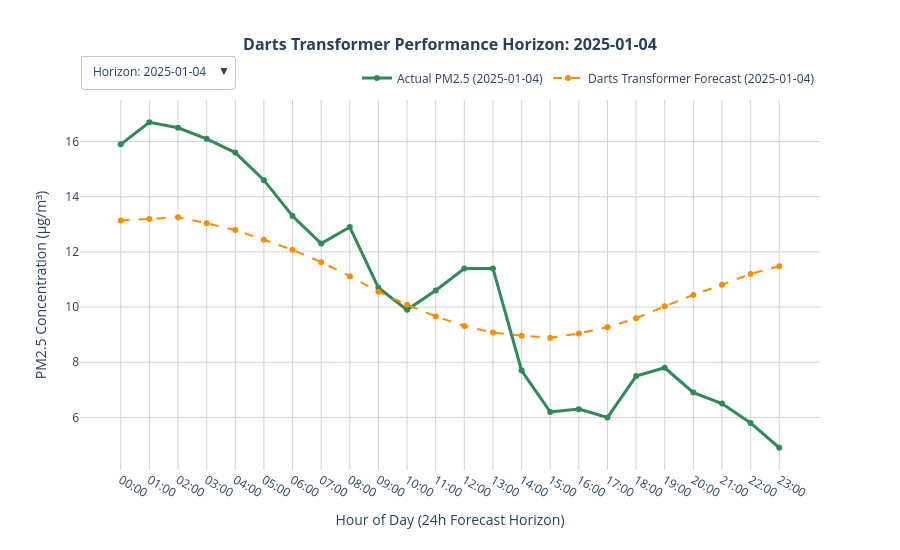

The code cell stored with this chart in its notebook:
### Code cell
import plotly.graph_objects as go

sample_indices = [0, 50, 100, 150, 200, 250, 300, 350, 400, 450, 500, 550, 600]
num_samples = len(sample_indices)

fig_darts = go.Figure()
buttons_darts = []

for idx, sample_idx in enumerate(sample_indices):
    # FIXED: Extract the single TimeSeries chunk directly from the list instead of sub-slicing
    target_chunk = true_targets[sample_idx]
    forecast_chunk = true_forecasts[sample_idx]
    
    # Extract univariate numpy arrays out of the single TimeSeries object
    true_actual_darts = target_chunk.univariate_values()
    true_pred_darts = forecast_chunk.univariate_values()
    
    # Extract the timestamps from the chunk
    window_timestamps_darts = target_chunk.time_index
    time_labels_darts = [str(t).split()[1][:5] for t in window_timestamps_darts]
    date_str_darts = str(window_timestamps_darts[0]).split()[0]
    
    fig_darts.add_trace(go.Scatter(
        x=time_labels_darts, y=true_actual_darts, mode='lines+markers',
        name=f'Actual PM2.5 ({date_str_darts})', line=dict(color='seagreen', width=3),
        visible=(idx == 0)
    ))
    fig_darts.add_trace(go.Scatter(
        x=time_labels_darts, y=true_pred_darts, mode='lines+markers',
        name=f'Darts Transformer Forecast ({date_str_darts})', line=dict(color='darkorange', width=2, dash='dash'),
        visible=(idx == 0)
    ))
    
    visibility_mask_darts = [False] * (num_samples * 2)
    visibility_mask_darts[idx * 2] = True
    visibility_mask_darts[idx * 2 + 1] = True
    
    buttons_darts.append(dict(
        label=f"Horizon: {date_str_darts}", method="update",
        args=[{"visible": visibility_mask_darts}, {"title": f"<b>Darts Transformer Performance Horizon: {date_str_darts}</b>"}]
    ))

# FIXED: Extract the date string safely from the first time series element in the list
initial_date_darts = str(true_targets[0].time_index[0]).split()[0]

fig_darts.update_layout(
    title=dict(text=f'<b>Darts Transformer Performance Horizon: {initial_date_darts}</b>', x=0.5, font=dict(size=16)),
    updatemenus=[dict(buttons=buttons_darts, direction="down", pad={"r": 10, "t": 10}, showactive=True, x=0.0, xanchor="left", y=1.15, yanchor="top")],
    xaxis=dict(title='Hour of Day (24h Forecast Horizon)', showgrid=True, gridcolor='lightgray'),
    yaxis=dict(title='PM2.5 Concentration (μg/m³)', showgrid=True, gridcolor='lightgray'),
    template='plotly_white', hovermode='x unified', height=550, width=900,
    legend=dict(orientation="h", yanchor="bottom", y=1.02, xanchor="right", x=1)
)

fig_darts.show()

### Figure 1 — Plotly figure (JSON) as saved in the notebook; plotly's stock layout.template omitted (floating-point values rounded to 4 significant figures)
{"data": [{"line": {"color": "seagreen", "width": 3}, "mode": "lines+markers", "name": "Actual PM2.5 (2025-01-04)", "type": "scatter", "visible": true, "x": ["00:00", "01:00", "02:00", "03:00", "04:00", "05:00", "06:00", "07:00", "08:00", "09:00", "10:00", "11:00", "12:00", "13:00", "14:00", "15:00", "16:00", "17:00", "18:00", "19:00", "20:00", "21:00", "22:00", "23:00"], "y": [15.9, 16.7, 16.5, 16.1, 15.6, 14.6, 13.3, 12.3, 12.9, 10.7, 9.9, 10.6, 11.4, 11.4, 7.7, 6.2, 6.3, 6.0, 7.5, 7.8, 6.9, 6.5, 5.8, 4.9]}, {"line": {"color": "darkorange", "dash": "dash", "width": 2}, "mode": "lines+markers", "name": "Darts Transformer Forecast (2025-01-04)", "type": "scatter", "visible": true, "x": ["00:00", "01:00", "02:00", "03:00", "04:00", "05:00", "06:00", "07:00", "08:00", "09:00", "10:00", "11:00", "12:00", "13:00", "14:00", "15:00", "16:00", "17:00", "18:00", "19:00", "20:00", "21:00", "22:00", "23:00"], "y": [13.14, 13.19, 13.26, 13.04, 12.79, 12.44, 12.08, 11.63, 11.12, 10.55, 10.08, 9.662, 9.31, 9.076, 8.962, 8.886, 9.045, 9.265, 9.595, 10.03, 10.44, 10.81, 11.2, 11.48]}, {"line": {"color": "seagreen", "width": 3}, "mode": "lines+markers", "name": "Actual PM2.5 (2025-01-06)", "type": "scatter", "visible": false, "x": ["02:00", "03:00", "04:00", "05:00", "06:00", "07:00", "08:00", "09:00", "10:00", "11:00", "12:00", "13:00", "14:00", "15:00", "16:00", "17:00", "18:00", "19:00", "20:00", "21:00", "22:00", "23:00", "00:00", "01:00"], "y": [3.1, 2.8, 1.7, 1.2, 1.1, 1.1, 1.1, 1.3, 1.6, 1.8, 1.8, 2.3, 2.3, 2.1, 2.1, 2.2, 2.9, 3.4, 3.5, 3.3, 3.0, 2.7, 2.4, 2.3]}, {"line": {"color": "darkorange", "dash": "dash", "width": 2}, "mode": "lines+markers", "name": "Darts Transformer Forecast (2025-01-06)", "type": "scatter", "visible": false, "x": ["02:00", "03:00", "04:00", "05:00", "06:00", "07:00", "08:00", "09:00", "10:00", "11:00", "12:00", "13:00", "14:00", "15:00", "16:00", "17:00", "18:00", "19:00", "20:00", "21:00", "22:00", "23:00", "00:00", "01:00"], "y": [3.58, 3.554, 3.479, 3.423, 3.392, 3.36, 3.327, 3.263, 3.164, 3.157, 3.13, 3.171, 3.296, 3.458, 3.634, 3.85, 4.054, 4.277, 4.524, 4.696, 4.784, 4.908, 5.14, 5.214]}, {"line": {"color": "seagreen", "width": 3}, "mode": "lines+markers", "name": "Actual PM2.5 (2025-01-08)", "type": "scatter", "visible": false, "x": ["04:00", "05:00", "06:00", "07:00", "08:00", "09:00", "10:00", "11:00", "12:00", "13:00", "14:00", "15:00", "16:00", "17:00", "18:00", "19:00", "20:00", "21:00", "22:00", "23:00", "00:00", "01:00", "02:00", "03:00"], "y": [6.0, 6.3, 6.2, 6.9, 8.5, 10.0, 9.9, 9.3, 7.7, 6.8, 6.8, 7.1, 8.1, 9.5, 11.0, 12.6, 13.3, 12.9, 13.6, 13.8, 13.5, 12.8, 14.0, 14.5]}, {"line": {"color": "darkorange", "dash": "dash", "width": 2}, "mode": "lines+markers", "name": "Darts Transformer Forecast (2025-01-08)", "type": "scatter", "visible": false, "x": ["04:00", "05:00", "06:00", "07:00", "08:00", "09:00", "10:00", "11:00", "12:00", "13:00", "14:00", "15:00", "16:00", "17:00", "18:00", "19:00", "20:00", "21:00", "22:00", "23:00", "00:00", "01:00", "02:00", "03:00"], "y": [5.418, 5.317, 5.182, 5.042, 4.922, 4.813, 4.723, 4.617, 4.502, 4.458, 4.434, 4.467, 4.59, 4.766, 4.953, 5.18, 5.428, 5.674, 5.929, 6.125, 6.241, 6.356, 6.546, 6.575]}, {"line": {"color": "seagreen", "width": 3}, "mode": "lines+markers", "name": "Actual PM2.5 (2025-01-10)", "type": "scatter", "visible": false, "x": ["06:00", "07:00", "08:00", "09:00", "10:00", "11:00", "12:00", "13:00", "14:00", "15:00", "16:00", "17:00", "18:00", "19:00", "20:00", "21:00", "22:00", "23:00", "00:00", "01:00", "02:00", "03:00", "04:00", "05:00"], "y": [12.1, 11.3, 10.4, 10.9, 11.2, 11.1, 11.3, 12.0, 12.3, 12.0, 11.5, 12.3, 14.2, 15.3, 19.2, 21.7, 22.1, 23.7, 22.8, 21.3, 21.5, 19.8, 18.8, 18.3]}, {"line": {"color": "darkorange", "dash": "dash", "width": 2}, "mode": "lines+markers", "name": "Darts Transformer Forecast (2025-01-10)", "type": "scatter", "visible": false, "x": ["06:00", "07:00", "08:00", "09:00", "10:00", "11:00", "12:00", "13:00", "14:00", "15:00", "16:00", "17:00", "18:00", "19:00", "20:00", "21:00", "22:00", "23:00", "00:00", "01:00", "02:00", "03:00", "04:00", "05:00"], "y": [11.06, 10.72, 10.42, 10.09, 9.779, 9.546, 9.42, 9.309, 9.269, 9.21, 9.279, 9.345, 9.501, 9.721, 9.915, 10.1, 10.4, 10.61, 10.76, 10.9, 10.97, 10.94, 10.87, 10.68]}, {"line": {"color": "seagreen", "width": 3}, "mode": "lines+markers", "name": "Actual PM2.5 (2025-01-12)", "type": "scatter", "visible": false, "x": ["08:00", "09:00", "10:00", "11:00", "12:00", "13:00", "14:00", "15:00", "16:00", "17:00", "18:00", "19:00", "20:00", "21:00", "22:00", "23:00", "00:00", "01:00", "02:00", "03:00", "04:00", "05:00", "06:00", "07:00"], "y": [16.1, 15.0, 13.3, 10.2, 9.1, 8.7, 7.6, 6.8, 6.9, 7.3, 7.8, 7.9, 8.3, 8.5, 8.1, 7.3, 6.7, 5.9, 6.0, 5.8, 5.8, 6.1, 6.3, 6.0]}, {"line": {"color": "darkorange", "dash": "dash", "width": 2}, "mode": "lines+markers", "name": "Darts Transformer Forecast (2025-01-12)", "type": "scatter", "visible": false, "x": ["08:00", "09:00", "10:00", "11:00", "12:00", "13:00", "14:00", "15:00", "16:00", "17:00", "18:00", "19:00", "20:00", "21:00", "22:00", "23:00", "00:00", "01:00", "02:00", "03:00", "04:00", "05:00", "06:00", "07:00"], "y": [15.76, 15.21, 14.8, 14.39, 14.03, 13.86, 13.91, 13.98, 14.19, 14.28, 14.57, 14.76, 15.01, 15.28, 15.45, 15.51, 15.73, 15.75, 15.62, 15.51, 15.34, 14.97, 14.51, 13.97]}, {"line": {"color": "seagreen", "width": 3}, "mode": "lines+markers", "name": "Actual PM2.5 (2025-01-14)", "type": "scatter", "visible": false, "x": ["10:00", "11:00", "12:00", "13:00", "14:00", "15:00", "16:00", "17:00", "18:00", "19:00", "20:00", "21:00", "22:00", "23:00", "00:00", "01:00", "02:00", "03:00", "04:00", "05:00", "06:00", "07:00", "08:00", "09:00"], "y": [9.8, 9.3, 8.2, 7.6, 7.3, 6.9, 7.6, 8.8, 9.9, 11.1, 12.1, 12.4, 12.0, 11.2, 10.3, 9.4, 9.3, 7.5, 7.2, 7.0, 6.9, 7.3, 7.9, 8.2]}, {"line": {"color": "darkorange", "dash": "dash", "width": 2}, "mode": "lines+markers", "name": "Darts Transformer Forecast (2025-01-14)", "type": "scatter", "visible": false, "x": ["10:00", "11:00", "12:00", "13:00", "14:00", "15:00", "16:00", "17:00", "18:00", "19:00", "20:00", "21:00", "22:00", "23:00", "00:00", "01:00", "02:00", "03:00", "04:00", "05:00", "06:00", "07:00", "08:00", "09:00"], "y": [8.983, 8.698, 8.491, 8.376, 8.338, 8.433, 8.668, 8.893, 9.162, 9.382, 9.67, 9.892, 10.17, 10.39, 10.53, 10.57, 10.65, 10.62, 10.49, 10.33, 10.1, 9.818, 9.549, 9.212]}, {"line": {"color": "seagreen", "width": 3}, "mode": "lines+markers", "name": "Actual PM2.5 (2025-01-16)", "type": "scatter", "visible": false, "x": ["12:00", "13:00", "14:00", "15:00", "16:00", "17:00", "18:00", "19:00", "20:00", "21:00", "22:00", "23:00", "00:00", "01:00", "02:00", "03:00", "04:00", "05:00", "06:00", "07:00", "08:00", "09:00", "10:00", "11:00"], "y": [16.4, 16.4, 15.0, 12.7, 11.9, 12.4, 13.7, 15.9, 16.8, 15.5, 13.8, 17.2, 14.2, 12.7, 11.1, 10.9, 10.1, 10.4, 10.2, 11.0, 11.5, 11.4, 10.8, 10.0]}, {"line": {"color": "darkorange", "dash": "dash", "width": 2}, "mode": "lines+markers", "name": "Darts Transformer Forecast (2025-01-16)", "type": "scatter", "visible": false, "x": ["12:00", "13:00", "14:00", "15:00", "16:00", "17:00", "18:00", "19:00", "20:00", "21:00", "22:00", "23:00", "00:00", "01:00", "02:00", "03:00", "04:00", "05:00", "06:00", "07:00", "08:00", "09:00", "10:00", "11:00"], "y": [16.15, 15.89, 15.85, 15.83, 15.91, 16.16, 16.64, 17.03, 17.44, 17.62, 17.89, 17.98, 18.06, 18.01, 17.84, 17.41, 17.18, 16.77, 16.24, 15.8, 15.35, 14.79, 14.21, 13.69]}, {"line": {"color": "seagreen", "width": 3}, "mode": "lines+markers", "name": "Actual PM2.5 (2025-01-18)", "type": "scatter", "visible": false, "x": ["14:00", "15:00", "16:00", "17:00", "18:00", "19:00", "20:00", "21:00", "22:00", "23:00", "00:00", "01:00", "02:00", "03:00", "04:00", "05:00", "06:00", "07:00", "08:00", "09:00", "10:00", "11:00", "12:00", "13:00"], "y": [11.7, 10.9, 11.2, 16.0, 17.8, 19.7, 21.6, 23.1, 22.6, 22.1, 20.6, 22.2, 22.7, 22.8, 23.9, 22.3, 18.9, 15.7, 15.4, 15.5, 15.4, 15.6, 16.8, 14.8]}, {"line": {"color": "darkorange", "dash": "dash", "width": 2}, "mode": "lines+markers", "name": "Darts Transformer Forecast (2025-01-18)", "type": "scatter", "visible": false, "x": ["14:00", "15:00", "16:00", "17:00", "18:00", "19:00", "20:00", "21:00", "22:00", "23:00", "00:00", "01:00", "02:00", "03:00", "04:00", "05:00", "06:00", "07:00", "08:00", "09:00", "10:00", "11:00", "12:00", "13:00"], "y": [14.97, 14.86, 14.95, 15.06, 15.26, 15.59, 16.11, 16.5, 16.87, 17.0, 17.19, 17.2, 17.18, 17.02, 16.77, 16.25, 15.93, 15.47, 14.94, 14.51, 14.08, 13.6, 13.12, 12.73]}, {"line": {"color": "seagreen", "width": 3}, "mode": "lines+markers", "name": "Actual PM2.5 (2025-01-20)", "type": "scatter", "visible": false, "x": ["16:00", "17:00", "18:00", "19:00", "20:00", "21:00", "22:00", "23:00", "00:00", "01:00", "02:00", "03:00", "04:00", "05:00", "06:00", "07:00", "08:00", "09:00", "10:00", "11:00", "12:00", "13:00", "14:00", "15:00"], "y": [9.0, 9.8, 10.7, 12.4, 13.2, 14.8, 16.0, 16.4, 15.7, 16.4, 16.4, 15.8, 15.5, 16.1, 15.5, 16.0, 17.3, 19.0, 19.4, 20.7, 21.4, 20.6, 18.8, 17.4]}, {"line": {"color": "darkorange", "dash": "dash", "width": 2}, "mode": "lines+markers", "name": "Darts Transformer Forecast (2025-01-20)", "type": "scatter", "visible": false, "x": ["16:00", "17:00", "18:00", "19:00", "20:00", "21:00", "22:00", "23:00", "00:00", "01:00", "02:00", "03:00", "04:00", "05:00", "06:00", "07:00", "08:00", "09:00", "10:00", "11:00", "12:00", "13:00", "14:00", "15:00"], "y": [11.74, 11.71, 11.84, 11.98, 12.21, 12.52, 12.98, 13.31, 13.59, 13.71, 13.84, 13.84, 13.83, 13.7, 13.5, 13.09, 12.83, 12.48, 12.09, 11.77, 11.44, 11.1, 10.81, 10.56]}, {"line": {"color": "seagreen", "width": 3}, "mode": "lines+markers", "name": "Actual PM2.5 (2025-01-22)", "type": "scatter", "visible": false, "x": ["18:00", "19:00", "20:00", "21:00", "22:00", "23:00", "00:00", "01:00", "02:00", "03:00", "04:00", "05:00", "06:00", "07:00", "08:00", "09:00", "10:00", "11:00", "12:00", "13:00", "14:00", "15:00", "16:00", "17:00"], "y": [17.8, 22.2, 25.9, 24.6, 23.5, 21.9, 20.0, 18.9, 15.5, 11.7, 11.2, 6.2, 3.9, 3.5, 3.2, 2.5, 2.3, 1.9, 1.7, 1.7, 2.6, 3.1, 3.3, 3.4]}, {"line": {"color": "darkorange", "dash": "dash", "width": 2}, "mode": "lines+markers", "name": "Darts Transformer Forecast (2025-01-22)", "type": "scatter", "visible": false, "x": ["18:00", "19:00", "20:00", "21:00", "22:00", "23:00", "00:00", "01:00", "02:00", "03:00", "04:00", "05:00", "06:00", "07:00", "08:00", "09:00", "10:00", "11:00", "12:00", "13:00", "14:00", "15:00", "16:00", "17:00"], "y": [17.48, 17.51, 17.74, 17.85, 18.04, 18.26, 18.64, 18.86, 18.99, 18.85, 18.78, 18.55, 18.27, 17.89, 17.49, 16.83, 16.45, 16.0, 15.53, 15.24, 14.98, 14.66, 14.36, 14.15]}, {"line": {"color": "seagreen", "width": 3}, "mode": "lines+markers", "name": "Actual PM2.5 (2025-01-24)", "type": "scatter", "visible": false, "x": ["20:00", "21:00", "22:00", "23:00", "00:00", "01:00", "02:00", "03:00", "04:00", "05:00", "06:00", "07:00", "08:00", "09:00", "10:00", "11:00", "12:00", "13:00", "14:00", "15:00", "16:00", "17:00", "18:00", "19:00"], "y": [4.1, 4.9, 5.0, 5.2, 4.6, 3.1, 3.2, 3.7, 5.2, 4.6, 4.7, 4.9, 5.1, 5.3, 5.0, 4.5, 4.3, 3.7, 3.2, 3.7, 4.1, 5.0, 6.9, 7.6]}, {"line": {"color": "darkorange", "dash": "dash", "width": 2}, "mode": "lines+markers", "name": "Darts Transformer Forecast (2025-01-24)", "type": "scatter", "visible": false, "x": ["20:00", "21:00", "22:00", "23:00", "00:00", "01:00", "02:00", "03:00", "04:00", "05:00", "06:00", "07:00", "08:00", "09:00", "10:00", "11:00", "12:00", "13:00", "14:00", "15:00", "16:00", "17:00", "18:00", "19:00"], "y": [4.484, 4.61, 4.717, 4.808, 4.937, 5.034, 5.118, 5.12, 5.03, 4.972, 4.868, 4.8, 4.78, 4.755, 4.755, 4.748, 4.77, 4.835, 4.96, 5.063, 5.111, 5.231, 5.485, 5.634]}, {"line": {"color": "seagreen", "width": 3}, "mode": "lines+markers", "name": "Actual PM2.5 (2025-01-26)", "type": "scatter", "visible": false, "x": ["22:00", "23:00", "00:00", "01:00", "02:00", "03:00", "04:00", "05:00", "06:00", "07:00", "08:00", "09:00", "10:00", "11:00", "12:00", "13:00", "14:00", "15:00", "16:00", "17:00", "18:00", "19:00", "20:00", "21:00"], "y": [3.0, 2.4, 1.7, 1.7, 2.8, 2.9, 2.7, 3.2, 2.9, 3.2, 2.8, 3.0, 2.9, 2.7, 2.6, 2.6, 2.7, 2.6, 2.7, 2.9, 3.3, 3.3, 3.6, 3.8]}, {"line": {"color": "darkorange", "dash": "dash", "width": 2}, "mode": "lines+markers", "name": "Darts Transformer Forecast (2025-01-26)", "type": "scatter", "visible": false, "x": ["22:00", "23:00", "00:00", "01:00", "02:00", "03:00", "04:00", "05:00", "06:00", "07:00", "08:00", "09:00", "10:00", "11:00", "12:00", "13:00", "14:00", "15:00", "16:00", "17:00", "18:00", "19:00", "20:00", "21:00"], "y": [3.642, 3.796, 3.9, 3.966, 4.054, 4.083, 4.072, 3.981, 3.793, 3.672, 3.497, 3.389, 3.345, 3.325, 3.356, 3.415, 3.495, 3.643, 3.871, 4.067, 4.201, 4.413, 4.771, 4.996]}, {"line": {"color": "seagreen", "width": 3}, "mode": "lines+markers", "name": "Actual PM2.5 (2025-01-29)", "type": "scatter", "visible": false, "x": ["00:00", "01:00", "02:00", "03:00", "04:00", "05:00", "06:00", "07:00", "08:00", "09:00", "10:00", "11:00", "12:00", "13:00", "14:00", "15:00", "16:00", "17:00", "18:00", "19:00", "20:00", "21:00", "22:00", "23:00"], "y": [3.9, 3.9, 4.0, 4.0, 4.0, 3.9, 4.1, 4.5, 5.2, 5.8, 6.1, 5.6, 4.3, 3.8, 5.4, 5.8, 4.7, 4.3, 5.0, 5.6, 5.7, 5.9, 5.9, 5.7]}, {"line": {"color": "darkorange", "dash": "dash", "width": 2}, "mode": "lines+markers", "name": "Darts Transformer Forecast (2025-01-29)", "type": "scatter", "visible": false, "x": ["00:00", "01:00", "02:00", "03:00", "04:00", "05:00", "06:00", "07:00", "08:00", "09:00", "10:00", "11:00", "12:00", "13:00", "14:00", "15:00", "16:00", "17:00", "18:00", "19:00", "20:00", "21:00", "22:00", "23:00"], "y": [3.803, 3.883, 3.909, 3.908, 3.926, 3.902, 3.851, 3.741, 3.561, 3.46, 3.323, 3.259, 3.27, 3.32, 3.412, 3.546, 3.692, 3.891, 4.151, 4.364, 4.507, 4.707, 5.035, 5.214]}], "layout": {"height": 550, "hovermode": "x unified", "legend": {"orientation": "h", "x": 1, "xanchor": "right", "y": 1.02, "yanchor": "bottom"}, "title": {"font": {"size": 16}, "text": "<b>Darts Transformer Performance Horizon: 2025-01-04</b>", "x": 0.5}, "updatemenus": [{"buttons": [{"args": [{"visible": [true, true, false, false, false, false, false, false, false, false, false, false, false, false, false, false, false, false, false, false, false, false, false, false, false, false]}, {"title": "<b>Darts Transformer Performance Horizon: 2025-01-04</b>"}], "label": "Horizon: 2025-01-04", "method": "update"}, {"args": [{"visible": [false, false, true, true, false, false, false, false, false, false, false, false, false, false, false, false, false, false, false, false, false, false, false, false, false, false]}, {"title": "<b>Darts Transformer Performance Horizon: 2025-01-06</b>"}], "label": "Horizon: 2025-01-06", "method": "update"}, {"args": [{"visible": [false, false, false, false, true, true, false, false, false, false, false, false, false, false, false, false, false, false, false, false, false, false, false, false, false, false]}, {"title": "<b>Darts Transformer Performance Horizon: 2025-01-08</b>"}], "label": "Horizon: 2025-01-08", "method": "update"}, {"args": [{"visible": [false, false, false, false, false, false, true, true, false, false, false, false, false, false, false, false, false, false, false, false, false, false, false, false, false, false]}, {"title": "<b>Darts Transformer Performance Horizon: 2025-01-10</b>"}], "label": "Horizon: 2025-01-10", "method": "update"}, {"args": [{"visible": [false, false, false, false, false, false, false, false, true, true, false, false, false, false, false, false, false, false, false, false, false, false, false, false, false, false]}, {"title": "<b>Darts Transformer Performance Horizon: 2025-01-12</b>"}], "label": "Horizon: 2025-01-12", "method": "update"}, {"args": [{"visible": [false, false, false, false, false, false, false, false, false, false, true, true, false, false, false, false, false, false, false, false, false, false, false, false, false, false]}, {"title": "<b>Darts Transformer Performance Horizon: 2025-01-14</b>"}], "label": "Horizon: 2025-01-14", "method": "update"}, {"args": [{"visible": [false, false, false, false, false, false, false, false, false, false, false, false, true, true, false, false, false, false, false, false, false, false, false, false, false, false]}, {"title": "<b>Darts Transformer Performance Horizon: 2025-01-16</b>"}], "label": "Horizon: 2025-01-16", "method": "update"}, {"args": [{"visible": [false, false, false, false, false, false, false, false, false, false, false, false, false, false, true, true, false, false, false, false, false, false, false, false, false, false]}, {"title": "<b>Darts Transformer Performance Horizon: 2025-01-18</b>"}], "label": "Horizon: 2025-01-18", "method": "update"}, {"args": [{"visible": [false, false, false, false, false, false, false, false, false, false, false, false, false, false, false, false, true, true, false, false, false, false, false, false, false, false]}, {"title": "<b>Darts Transformer Performance Horizon: 2025-01-20</b>"}], "label": "Horizon: 2025-01-20", "method": "update"}, {"args": [{"visible": [false, false, false, false, false, false, false, false, false, false, false, false, false, false, false, false, false, false, true, true, false, false, false, false, false, false]}, {"title": "<b>Darts Transformer Performance Horizon: 2025-01-22</b>"}], "label": "Horizon: 2025-01-22", "method": "update"}, {"args": [{"visible": [false, false, false, false, false, false, false, false, false, false, false, false, false, false, false, false, false, false, false, false, true, true, false, false, false, false]}, {"title": "<b>Darts Transformer Performance Horizon: 2025-01-24</b>"}], "label": "Horizon: 2025-01-24", "method": "update"}, {"args": [{"visible": [false, false, false, false, false, false, false, false, false, false, false, false, false, false, false, false, false, false, false, false, false, false, true, true, false, false]}, {"title": "<b>Darts Transformer Performance Horizon: 2025-01-26</b>"}], "label": "Horizon: 2025-01-26", "method": "update"}, {"args": [{"visible": [false, false, false, false, false, false, false, false, false, false, false, false, false, false, false, false, false, false, false, false, false, false, false, false, true, true]}, {"title": "<b>Darts Transformer Performance Horizon: 2025-01-29</b>"}], "label": "Horizon: 2025-01-29", "method": "update"}], "direction": "down", "pad": {"r": 10, "t": 10}, "showactive": true, "x": 0, "xanchor": "left", "y": 1.15, "yanchor": "top"}], "width": 900, "xaxis": {"gridcolor": "lightgray", "showgrid": true, "title": {"text": "Hour of Day (24h Forecast Horizon)"}}, "yaxis": {"gridcolor": "lightgray", "showgrid": true, "title": {"text": "PM2.5 Concentration (μg/m³)"}}}}
